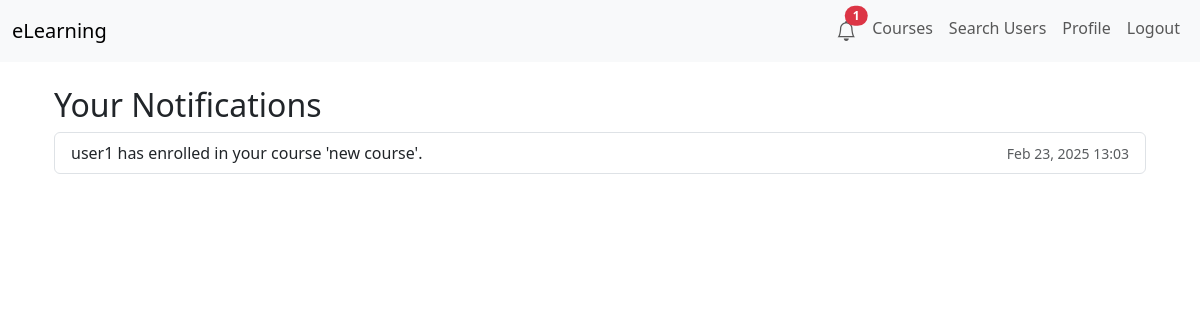
Screenshot of /accounts/notifications/ (signed in) with the database file from the repository.
### courses/models.py (models this page shows, shortened)
class Notification(models.Model):
    recipient = models.ForeignKey(
        settings.AUTH_USER_MODEL,
        on_delete=models.CASCADE,
        related_name='notifications'
    )
    message = models.CharField(max_length=255)
    created_at = models.DateTimeField(auto_now_add=True)
    is_read = models.BooleanField(default=False)

### users/views.py (the view)
# urls.py: path('notifications/', views.notifications_view, name='notifications'),
@login_required
def notifications_view(request):
    notifications = request.user.notifications.all().order_by('-created_at')
    return render(request, 'users/notifications.html', {'notifications': notifications})

### users/context_processors.py (called while the page is built)
def unread_notifications(request):
    if request.user.is_authenticated:
        count = request.user.notifications.filter(is_read=False).count()
        return {'unread_count': count}
    else:
        return {'unread_count': 0}

### users/templates/users/notifications.html
{% extends "base.html" %}
{% block content %}
<div class="container mt-4">
  <h2>Your Notifications</h2>
  {% if notifications %}
    <ul class="list-group">
      {% for note in notifications %}
        <li class="list-group-item d-flex justify-content-between align-items-center">
          <span>{{ note.message }}</span>
          <small class="text-muted">{{ note.created_at|date:"M d, Y H:i" }}</small>
        </li>
      {% endfor %}
    </ul>
  {% else %}
    <p>You have no notifications.</p>
  {% endif %}
</div>
{% endblock %}

### rows the page displays
Notification: message "user1 has enrolled in your course 'new course'.", created_at "Feb 23, 2025 13:03"

### other values shown
{{ unread_count }} "1"
